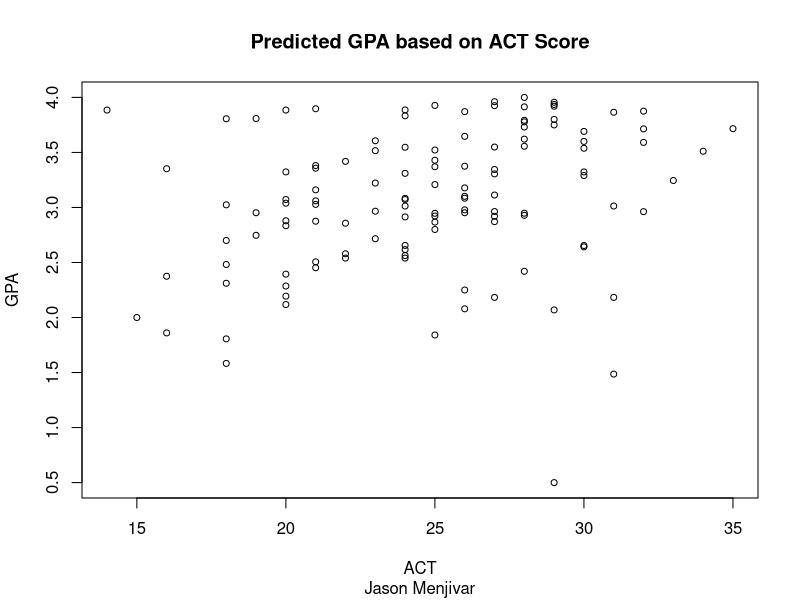

R code for this plot:
## ---- chunk 1
gpa_data<-read.csv("gpa_data - Sheet1.csv", header=T)
names(gpa_data)
head(gpa_data)
tail(gpa_data)
attach(gpa_data) 
include=FALSE
## ---- chunk 2
library(dplyr)
gpa_data |>  
summarise(
  mean_ACT = mean(ACT), 
  mean_GPA = mean(GPA), 
  var_ACT = var(ACT), 
  var_GPA = var(GPA)
)
## ---- chunk 3
(cov(ACT,GPA))/(sd(ACT)*sd(GPA))
## ---- chunk 4
plot(ACT, GPA, cex= 0.8, 
     main="Predicted GPA based on ACT Score",
     sub="Jason Menjivar")
## ---- chunk 5
regmodel <- lm(GPA~ACT)
summary(regmodel)
## ---- chunk 6
age <- c(3, 4, 5, 6, 3, 4, 5, 6, 3, 4, 5, 6, 3, 4, 5, 6, 3, 4,
5, 6, 3, 4, 5, 6, 6)
weight <- c(2.61, 2.67, 2.98, 3.98, 2.87, 3.41, 3.49, 4.03,
3.41, 2.81, 3.24, 3.75, 3.18, 3.13, 3.98, 4.55, 3.41, 3.35,
3.75, 3.83, 3.18, 3.52, 3.49, 3.81, 4.03)
systolic_BP <- c(80, 90, 96, 102, 81, 96, 99, 110, 88, 90, 100,
102, 86, 93, 101, 103, 86, 91, 100, 105, 84, 91, 95, 104, 107)
# Create a data frame
data <- data.frame(age, weight, systolic_BP)
## ---- chunk 7
1-pf(102.35, 1, 75)
## ---- chunk 8
2*(1-pt(5.396,18))

qt(0.975, 18)
## ---- chunk 9
library(dplyr)
gpa_data |>  
summarise(
  mean_ACT = mean(ACT), 
  mean_GPA = mean(GPA), 
  var_ACT = var(ACT), 
  var_GPA = var(GPA) 
  )
## ---- chunk 10
age <- c(3, 4, 5, 6, 3, 4, 5, 6, 3, 4, 5, 6, 3, 4, 5, 6, 3, 4,
5, 6, 3, 4, 5, 6, 6)
weight <- c(2.61, 2.67, 2.98, 3.98, 2.87, 3.41, 3.49, 4.03,
3.41, 2.81, 3.24, 3.75, 3.18, 3.13, 3.98, 4.55, 3.41, 3.35,
3.75, 3.83, 3.18, 3.52, 3.49, 3.81, 4.03)
systolic_BP <- c(80, 90, 96, 102, 81, 96, 99, 110, 88, 90, 100,
102, 86, 93, 101, 103, 86, 91, 100, 105, 84, 91, 95, 104, 107)
# Create a data frame
data <- data.frame(age, weight, systolic_BP)
## ---- chunk 11
summary(lm(systolic_BP ~ age + weight))
